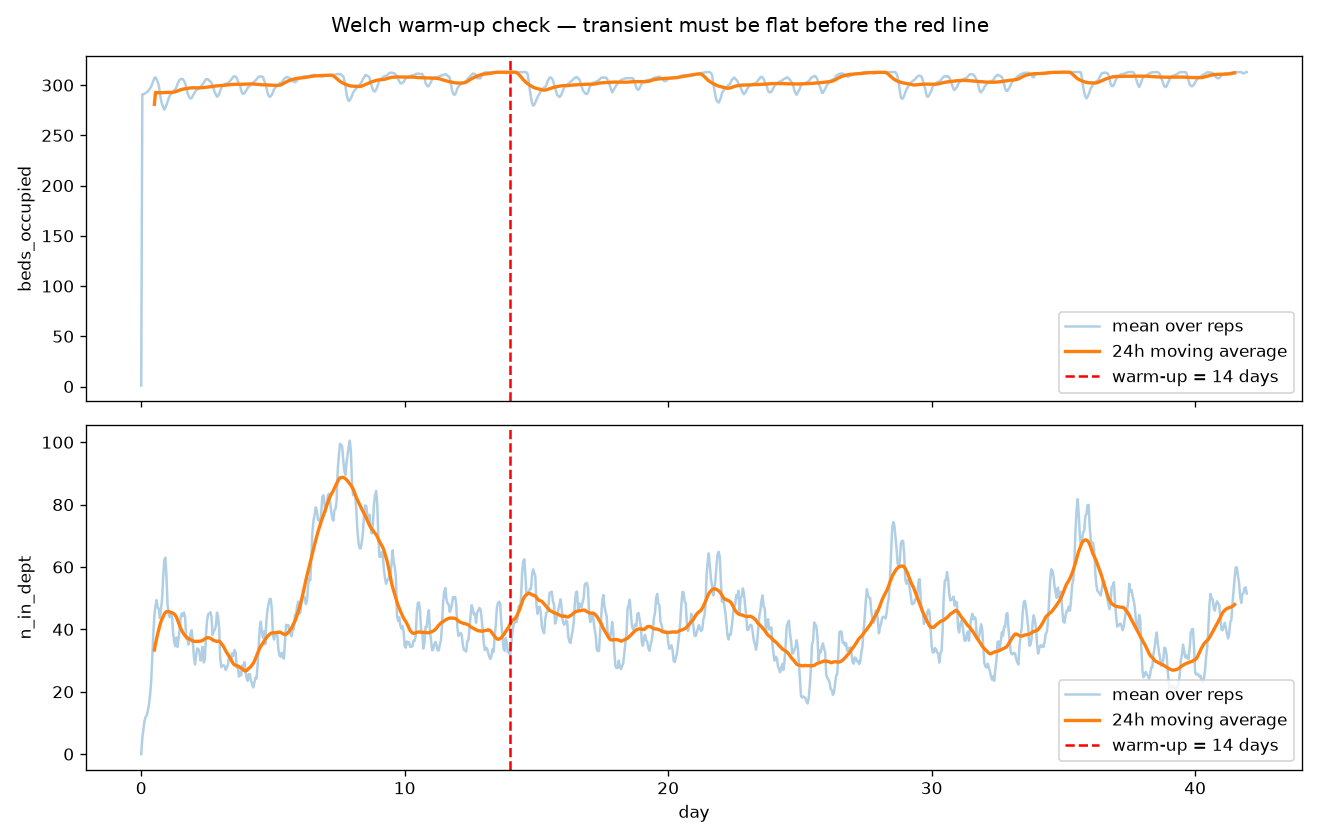

Recreate this plot in Python.
"""Welch's method warm-up check: plot smoothed hourly series (bed occupancy,
number in department) averaged over replications, and eyeball where the
transient dies out. The bed pool has the slowest transient, so the warm-up is
sized on it.

Usage: python scripts/welch_warmup.py [--reps 10] [--days 42] [--window 24]
Writes welch_warmup.png next to this script.
"""

from __future__ import annotations

import argparse
from pathlib import Path

import numpy as np
import pandas as pd

from aesim.model import AEModel
from aesim.params import Scenario

REPO = Path(__file__).resolve().parents[1]


def main() -> None:
    ap = argparse.ArgumentParser()
    ap.add_argument("--reps", type=int, default=10)
    ap.add_argument("--days", type=int, default=42)
    ap.add_argument("--window", type=int, default=24, help="moving-average window (hours)")
    args = ap.parse_args()

    scenario = Scenario.from_yaml(REPO / "config" / "baseline_dgh.yaml").with_overrides(
        **{"run.run_length_days": args.days, "run.warm_up_days": 0, "run.audit_interval_min": 60}
    )

    series: dict[str, list[np.ndarray]] = {"beds_occupied": [], "n_in_dept": []}
    for rep in range(args.reps):
        raw = AEModel(scenario, rep=rep).run()
        audit = pd.DataFrame(raw.audit)
        for key in series:
            series[key].append(audit[key].to_numpy())
        print(f"  rep {rep + 1}/{args.reps}", end="\r", flush=True)

    import matplotlib

    matplotlib.use("Agg")
    import matplotlib.pyplot as plt

    fig, axes = plt.subplots(2, 1, figsize=(11, 7), sharex=True)
    for ax, (key, arrs) in zip(axes, series.items(), strict=True):
        n = min(len(a) for a in arrs)
        mean_series = np.mean([a[:n] for a in arrs], axis=0)
        smooth = pd.Series(mean_series).rolling(args.window, center=True).mean()
        hours = np.arange(n)
        ax.plot(hours / 24.0, mean_series, alpha=0.35, label="mean over reps")
        ax.plot(hours / 24.0, smooth, lw=2, label=f"{args.window}h moving average")
        ax.axvline(14, color="red", ls="--", label="warm-up = 14 days")
        ax.set_ylabel(key)
        ax.legend(loc="lower right")
    axes[-1].set_xlabel("day")
    fig.suptitle("Welch warm-up check — transient must be flat before the red line")
    out = Path(__file__).with_name("welch_warmup.png")
    fig.tight_layout()
    fig.savefig(out, dpi=120)
    print(f"\nwrote {out}")


if __name__ == "__main__":
    main()
